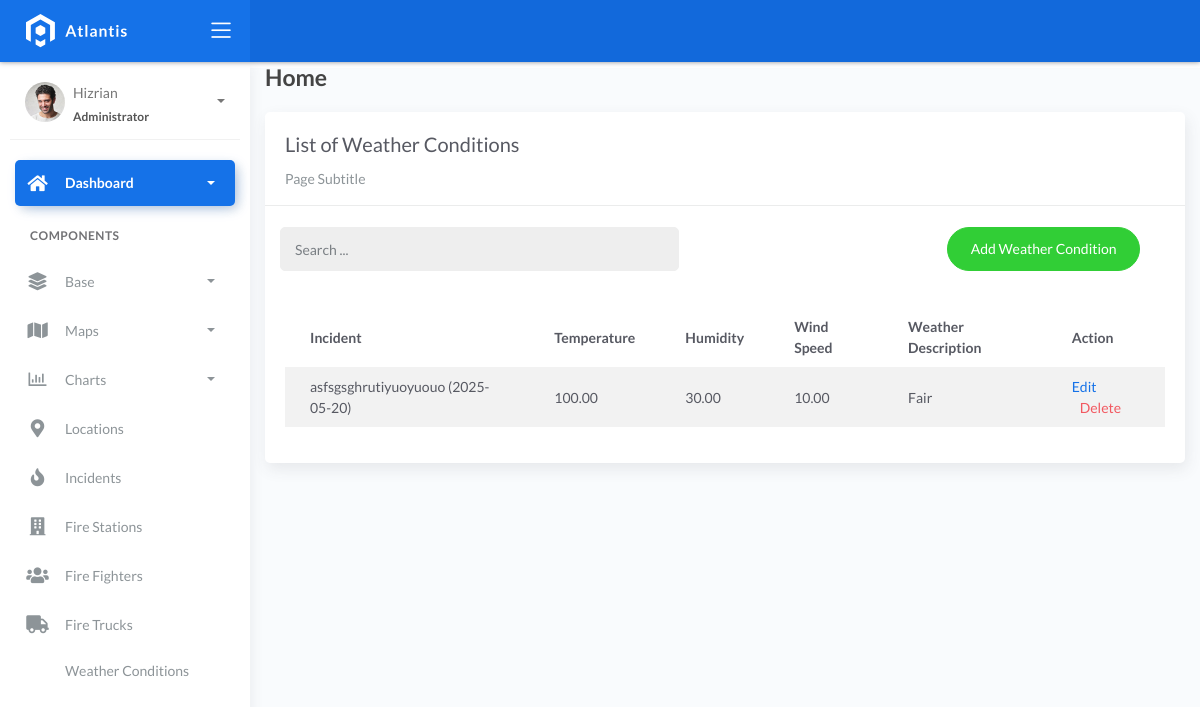
The app's page /weathercon/ with its own data.
### fire/models.py (models this page shows, shortened)
class BaseModel(models.Model):
    created_at = models.DateTimeField(auto_now_add=True, db_index=True)
    updated_at = models.DateTimeField(auto_now=True)
    class Meta:
        abstract = True

class WeatherConditions(BaseModel):
    incident = models.ForeignKey(Incident, on_delete=models.CASCADE)
    temperature = models.DecimalField(max_digits=10, decimal_places=2)
    humidity = models.DecimalField(max_digits=10, decimal_places=2)
    wind_speed = models.DecimalField(max_digits=10, decimal_places=2)
    weather_description = models.CharField(max_length=150)

class Incident(BaseModel):
    SEVERITY_CHOICES = (
        ('Minor Fire', 'Minor Fire'),
        ('Moderate Fire', 'Moderate Fire'),
        ('Major Fire', 'Major Fire'),
    )
    location = models.ForeignKey(Locations, on_delete=models.CASCADE)
    date_time = models.DateTimeField(blank=True, null=True)
    severity_level = models.CharField(max_length=45, choices=SEVERITY_CHOICES)
    description = models.TextField()
    date_time = models.DateTimeField()
    def __str__(self):
        return f"{self.description[:30]} ({self.date_time.date()})"

### fire/views.py (the view)
# urls.py: path('weathercon/', WeatherConditionsList.as_view(), name='weathercon-list'),
class WeatherConditionsList(ListView):
    model = WeatherConditions
    context_object_name = 'object_list'
    template_name = 'weathercon_list.html'
    paginate_by = 5
    def get_queryset(self, *args, **kwargs):
        qs = super().get_queryset(*args, **kwargs)
        if self.request.GET.get('q'):
            query = self.request.GET.get('q')
            qs = qs.filter(Q(incident__description__icontains=query) | Q(weather_description__icontains=query) | Q(temperature__icontains=query) | Q(humidity__icontains=query) | Q(wind_speed__icontains=query))
        return qs

### templates/weathercon_list.html (shortened to what this page needs)
{% extends 'base.html' %} {% load static %} {% block content %}
<div class="content">
    <div class="container-fluid">
        <h4 class="page-title">Home</h4>
        <div class="row">
            <div class="col-md-12">
                <div class="card">
                    <div class="card-header">
                        <div class="card-title">List of Weather Conditions</div>
                        <div class="card-category">Page Subtitle</div>
                    </div>
                    <br />
                        <div class="col-md-12 row">
                            <div class="col-md-6">
                                <form class="navbar-left navbar-form nav-search mr-md-3" action="{% url 'weathercon-list' %}">
                                    <div class="input-group">
                                        <input type="text" placeholder="Search ..." class="form-control" name="q" />
                                        <div class="input-group-append">
                                            <span class="input-group-text">
                                            </span>
                                        </div>
                                    </div>
                                </form>
                            </div>
                            <div class="col-md-6">
                                <div class="pull-right">
                                    <a href="{% url 'weathercon-add' %}" class="btn btn-success btn-rounded">Add Weather Condition</a>
                                </div>
                            </div>
                        </div>
                    <div class="card-body">
                        <table class="table table-striped mt-3">
                            <thead>
                                <tr>
                                    <th scope="col">Incident</th>
                                    <th scope="col">Temperature</th>
                                    <th scope="col">Humidity</th>
                                    <th scope="col">Wind Speed</th>
                                    <th scope="col">Weather Description</th>
                                    <th scope="col">Action</th>
                                </tr>
                            </thead>
                            <tbody>
                                {% for object in object_list %}
                                <tr>
                                    <td>{{ object.incident }}</td>
                                    <td>{{ object.temperature }}</td>
                                    <td>{{ object.humidity }}</td>
                                    <td>{{ object.wind_speed }}</td>
                                    <td>{{ object.weather_description }}</td>
                                    <td>
                                        <a href="{% url 'weathercon-update' object.id %}">Edit</a>
                                        <a href="{% url 'weathercon-delete' object.id %}" class="text-danger ml-2">Delete</a>
                                    </td>
                                </tr>
                                {% empty %}
                                <tr>
                                    <td colspan="6" style="text-align: center">
                                        <p class="text-sm font-weight-bold mb-0">No Records Found</p>
                                    </td>
                                </tr>
                                {% endfor %}
                            </tbody>
                        </table>
                    </div>
                </div>
            </div>
        </div>
    </div>
</div>
{% endblock %}

### records on screen
WeatherConditions: incident "asfsgsghrutiyuoyuouo (2025-05-20)", temperature "100.00", humidity "30.00", wind_speed "10.00", weather_description "Fair"
